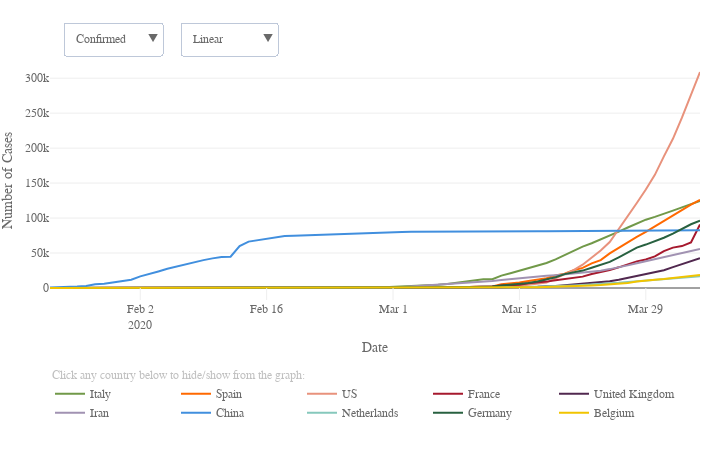

The notebook cell saved with this chart:
### Markdown cell above
## <span style="color:orange">Timelines</span>
<hr style="border: 1px solid #D3D3D3" >

### Code cell
# Plot timeline confirmed top ten countries

# Plot

data = []
for i, c in enumerate(top10_country):
    data.append(go.Scatter(x = df_merged[df_merged['Country/Region'] == c].dt,
                           y = df_merged[df_merged['Country/Region'] == c].confirmed,
                           name = c,
                           marker = dict(color = top10_col[i]),
                           hoverinfo = 'text+y',
                           hovertext = c,
                           hoverlabel = dict(bordercolor = top10_col[i], 
                                 bgcolor = 'white', 
                                 font = dict(color = top10_col[i])),
                          ))
    data.append(go.Scatter(x = df_merged[df_merged['Country/Region'] == c].dt,
                           y = df_merged[df_merged['Country/Region'] == c].deaths,
                           name = c,
                           marker = dict(color = top10_col[i]),
                           hoverinfo = 'text+y',
                           hovertext = c,
                           hoverlabel = dict(bordercolor = top10_col[i], 
                                 bgcolor = 'white', 
                                 font = dict(color = top10_col[i])),
                           showlegend = False,
                           visible = False
                          ))

conf_visible = [True, False, True, False, True, False, True, False, True, False, 
                True, False, True, False, True, False, True, False, True, False] 
death_visible = [False, True, False, True, False, True, False, True, False, True, 
                 False, True, False, True, False, True, False, True, False, True]

lay = go.Layout(width = width_px, 
                height = height_px, 
                xaxis = dict(title='Date',
                             ticks = 'inside',
                             ticklen = tick_lenght,
                             tickcolor = tick_col,
                             rangemode = 'nonnegative',
                             zeroline = False,
                             showgrid = False,
                            ),
                yaxis = dict(title='Number of Cases',
                             type = 'linear',
                            ),
                hovermode = 'closest',
                font = dict(size = label_size,
                            family = label_font,
                            color = label_col,
                           ),
                legend = dict(x = 0.0, 
                              y = -0.33,
                              orientation = 'h',
                             ),
                margin=dict(l = margin_l, r = margin_r, b = margin_b, t = margin_t, pad=0),
                annotations=[dict(x = 0.0,
                                  y = -0.35,
                                  showarrow = False,
                                  text = 'Click any country below to hide/show from the graph:',
                                  xref = 'paper',
                                  yref = 'paper',
                                  font=dict(
                                      family = label_font,
                                      size = label_size,
                                      color = 'silver',),
                                 ),
                            ],
                updatemenus=[dict(buttons=list([dict(args = ["yaxis.type", 'linear'],
                                                     label = 'Linear',
                                                     method = 'relayout'
                                                    ),
                                                dict(
                                                    args = ["yaxis.type", 'log'],
                                                    label = 'Logarithmic',
                                                    method = 'relayout'
                                                )
                                               ]),
                                  direction = "down",
                                  pad = {"r": 10, "t": 10},
                                  showactive = True,
                                  x = 0.2,
                                  xanchor = 'left',
                                  y = 1.2,
                                  yanchor = 'top'
                                 ),
                             dict(buttons=list([dict(args = [{'visible': conf_visible, 'showlegend' : True }],
                                                     label = 'Confirmed   ',
                                                     method = 'restyle'
                                                    ),
                                                dict(args = [{'visible': death_visible, 'showlegend' : True }],
                                                     label = 'Deaths',
                                                     method = 'restyle'
                                                    ),
                                               ]),
                                  direction = "down",
                                  pad = {"r": 10, "t": 10},
                                  showactive = True,
                                  x = 0.02,
                                  xanchor = 'left',
                                  y = 1.2,
                                  yanchor = 'top'
                                 ),
                            ]
               )


fig = dict(data=data, layout=lay)
plotly.offline.iplot(fig)

# Save JS
plot = plotly.offline.plot({'data':data,
                            'layout':lay},
                           include_plotlyjs = False,
                           output_type = 'div',
                           config = dict(showLink = False,
                                         modeBarButtonsToRemove = ['sendDataToCloud'],
                                         displaylogo = False,
                                         responsive = True)
                          )

path = '../visuals/timelines/'
out_file = open(path+'timeline_date.html', 'w')
out_file.write('<!DOCTYPE html><html><head><script src="https://cdn.plot.ly/plotly-latest.min.js"></script></head><body>')
out_file.write(plot)
out_file.write('</body><html>')
out_file.close()

### Figure 1 — Plotly figure (JSON) as saved in the notebook; plotly's stock layout.template omitted (floating-point values rounded to 4 significant figures)
{"data": [{"hoverinfo": "text+y", "hoverlabel": {"bgcolor": "white", "bordercolor": "#719949", "font": {"color": "#719949"}}, "hovertext": "Italy", "marker": {"color": "#719949"}, "name": "Italy", "type": "scatter", "uid": "de4941f4-76e4-11ea-a9de-8c8590b56c5d", "x": ["2020-01-23", "2020-01-24", "2020-01-25", "2020-01-26", "2020-01-27", "2020-01-28", "2020-01-29", "2020-01-30", "2020-01-31", "2020-02-01", "2020-02-02", "2020-02-03", "2020-02-04", "2020-02-05", "2020-02-06", "2020-02-07", "2020-02-08", "2020-02-09", "2020-02-10", "2020-02-11", "2020-02-12", "2020-02-13", "2020-02-14", "2020-02-15", "2020-02-16", "2020-02-17", "2020-02-18", "2020-02-19", "2020-02-20", "2020-02-21", "2020-02-22", "2020-02-23", "2020-02-24", "2020-02-25", "2020-02-26", "2020-02-27", "2020-02-28", "2020-02-29", "2020-03-01", "2020-03-02", "2020-03-03", "2020-03-04", "2020-03-05", "2020-03-06", "2020-03-07", "2020-03-08", "2020-03-09", "2020-03-10", "2020-03-11", "2020-03-12", "2020-03-13", "2020-03-14", "2020-03-15", "2020-03-16", "2020-03-17", "2020-03-18", "2020-03-19", "2020-03-20", "2020-03-21", "2020-03-22", "2020-03-23", "2020-03-24", "2020-03-25", "2020-03-26", "2020-03-27", "2020-03-28", "2020-03-29", "2020-03-30", "2020-03-31", "2020-04-01", "2020-04-02", "2020-04-03", "2020-04-04"], "y": [0, 0, 0, 0, 0, 0, 0, 0, 2, 2, 2, 2, 2, 2, 2, 3, 3, 3, 3, 3, 3, 3, 3, 3, 3, 3, 3, 3, 3, 20, 62, 155, 229, 322, 453, 655, 888, 1128, 1694, 2036, 2502, 3089, 3858, 4636, 5883, 7375, 9172, 10149, 12462, 12462, 17660, 21157, 24747, 27980, 31506, 35713, 41035, 47021, 53578, 59138, 63927, 69176, 74386, 80589, 86498, 92472, 97689, 101739, 105792, 110574, 115242, 119827, 124632]}, {"hoverinfo": "text+y", "hoverlabel": {"bgcolor": "white", "bordercolor": "#719949", "font": {"color": "#719949"}}, "hovertext": "Italy", "marker": {"color": "#719949"}, "name": "Italy", "showlegend": false, "type": "scatter", "uid": "de49447e-76e4-11ea-b8fa-8c8590b56c5d", "visible": false, "x": ["2020-01-23", "2020-01-24", "2020-01-25", "2020-01-26", "2020-01-27", "2020-01-28", "2020-01-29", "2020-01-30", "2020-01-31", "2020-02-01", "2020-02-02", "2020-02-03", "2020-02-04", "2020-02-05", "2020-02-06", "2020-02-07", "2020-02-08", "2020-02-09", "2020-02-10", "2020-02-11", "2020-02-12", "2020-02-13", "2020-02-14", "2020-02-15", "2020-02-16", "2020-02-17", "2020-02-18", "2020-02-19", "2020-02-20", "2020-02-21", "2020-02-22", "2020-02-23", "2020-02-24", "2020-02-25", "2020-02-26", "2020-02-27", "2020-02-28", "2020-02-29", "2020-03-01", "2020-03-02", "2020-03-03", "2020-03-04", "2020-03-05", "2020-03-06", "2020-03-07", "2020-03-08", "2020-03-09", "2020-03-10", "2020-03-11", "2020-03-12", "2020-03-13", "2020-03-14", "2020-03-15", "2020-03-16", "2020-03-17", "2020-03-18", "2020-03-19", "2020-03-20", "2020-03-21", "2020-03-22", "2020-03-23", "2020-03-24", "2020-03-25", "2020-03-26", "2020-03-27", "2020-03-28", "2020-03-29", "2020-03-30", "2020-03-31", "2020-04-01", "2020-04-02", "2020-04-03", "2020-04-04"], "y": [0, 0, 0, 0, 0, 0, 0, 0, 0, 0, 0, 0, 0, 0, 0, 0, 0, 0, 0, 0, 0, 0, 0, 0, 0, 0, 0, 0, 0, 1, 2, 3, 7, 10, 12, 17, 21, 29, 34, 52, 79, 107, 148, 197, 233, 366, 463, 631, 827, 827, 1266, 1441, 1809, 2158, 2503, 2978, 3405, 4032, 4825, 5476, 6077, 6820, 7503, 8215, 9134, 10023, 10779, 11591, 12428, 13155, 13915, 14681, 15362]}, {"hoverinfo": "text+y", "hoverlabel": {"bgcolor": "white", "bordercolor": "#FF6900", "font": {"color": "#FF6900"}}, "hovertext": "Spain", "marker": {"color": "#FF6900"}, "name": "Spain", "type": "scatter", "uid": "de494622-76e4-11ea-a6d8-8c8590b56c5d", "x": ["2020-01-23", "2020-01-24", "2020-01-25", "2020-01-26", "2020-01-27", "2020-01-28", "2020-01-29", "2020-01-30", "2020-01-31", "2020-02-01", "2020-02-02", "2020-02-03", "2020-02-04", "2020-02-05", "2020-02-06", "2020-02-07", "2020-02-08", "2020-02-09", "2020-02-10", "2020-02-11", "2020-02-12", "2020-02-13", "2020-02-14", "2020-02-15", "2020-02-16", "2020-02-17", "2020-02-18", "2020-02-19", "2020-02-20", "2020-02-21", "2020-02-22", "2020-02-23", "2020-02-24", "2020-02-25", "2020-02-26", "2020-02-27", "2020-02-28", "2020-02-29", "2020-03-01", "2020-03-02", "2020-03-03", "2020-03-04", "2020-03-05", "2020-03-06", "2020-03-07", "2020-03-08", "2020-03-09", "2020-03-10", "2020-03-11", "2020-03-12", "2020-03-13", "2020-03-14", "2020-03-15", "2020-03-16", "2020-03-17", "2020-03-18", "2020-03-19", "2020-03-20", "2020-03-21", "2020-03-22", "2020-03-23", "2020-03-24", "2020-03-25", "2020-03-26", "2020-03-27", "2020-03-28", "2020-03-29", "2020-03-30", "2020-03-31", "2020-04-01", "2020-04-02", "2020-04-03", "2020-04-04"], "y": [0, 0, 0, 0, 0, 0, 0, 0, 0, 1, 1, 1, 1, 1, 1, 1, 1, 2, 2, 2, 2, 2, 2, 2, 2, 2, 2, 2, 2, 2, 2, 2, 2, 6, 13, 15, 32, 45, 84, 120, 165, 222, 259, 400, 500, 673, 1073, 1695, 2277, 2277, 5232, 6391, 7798, 9942, 11748, 13910, 17963, 20410, 25374, 28768, 35136, 39885, 49515, 57786, 65719, 73235, 80110, 87956, 95923, 104118, 112065, 119199, 126168]}, {"hoverinfo": "text+y", "hoverlabel": {"bgcolor": "white", "bordercolor": "#FF6900", "font": {"color": "#FF6900"}}, "hovertext": "Spain", "marker": {"color": "#FF6900"}, "name": "Spain", "showlegend": false, "type": "scatter", "uid": "de4947c6-76e4-11ea-99b5-8c8590b56c5d", "visible": false, "x": ["2020-01-23", "2020-01-24", "2020-01-25", "2020-01-26", "2020-01-27", "2020-01-28", "2020-01-29", "2020-01-30", "2020-01-31", "2020-02-01", "2020-02-02", "2020-02-03", "2020-02-04", "2020-02-05", "2020-02-06", "2020-02-07", "2020-02-08", "2020-02-09", "2020-02-10", "2020-02-11", "2020-02-12", "2020-02-13", "2020-02-14", "2020-02-15", "2020-02-16", "2020-02-17", "2020-02-18", "2020-02-19", "2020-02-20", "2020-02-21", "2020-02-22", "2020-02-23", "2020-02-24", "2020-02-25", "2020-02-26", "2020-02-27", "2020-02-28", "2020-02-29", "2020-03-01", "2020-03-02", "2020-03-03", "2020-03-04", "2020-03-05", "2020-03-06", "2020-03-07", "2020-03-08", "2020-03-09", "2020-03-10", "2020-03-11", "2020-03-12", "2020-03-13", "2020-03-14", "2020-03-15", "2020-03-16", "2020-03-17", "2020-03-18", "2020-03-19", "2020-03-20", "2020-03-21", "2020-03-22", "2020-03-23", "2020-03-24", "2020-03-25", "2020-03-26", "2020-03-27", "2020-03-28", "2020-03-29", "2020-03-30", "2020-03-31", "2020-04-01", "2020-04-02", "2020-04-03", "2020-04-04"], "y": [0, 0, 0, 0, 0, 0, 0, 0, 0, 0, 0, 0, 0, 0, 0, 0, 0, 0, 0, 0, 0, 0, 0, 0, 0, 0, 0, 0, 0, 0, 0, 0, 0, 0, 0, 0, 0, 0, 0, 0, 1, 2, 3, 5, 10, 17, 28, 35, 54, 55, 133, 195, 289, 342, 533, 623, 830, 1043, 1375, 1772, 2311, 2808, 3647, 4365, 5138, 5982, 6803, 7716, 8464, 9387, 10348, 11198, 11947]}, {"hoverinfo": "text+y", "hoverlabel": {"bgcolor": "white", "bordercolor": "#E8927C", "font": {"color": "#E8927C"}}, "hovertext": "US", "marker": {"color": "#E8927C"}, "name": "US", "type": "scatter", "uid": "de4948f0-76e4-11ea-99c2-8c8590b56c5d", "x": ["2020-01-23", "2020-01-24", "2020-01-25", "2020-01-26", "2020-01-27", "2020-01-28", "2020-01-29", "2020-01-30", "2020-01-31", "2020-02-01", "2020-02-02", "2020-02-03", "2020-02-04", "2020-02-05", "2020-02-06", "2020-02-07", "2020-02-08", "2020-02-09", "2020-02-10", "2020-02-11", "2020-02-12", "2020-02-13", "2020-02-14", "2020-02-15", "2020-02-16", "2020-02-17", "2020-02-18", "2020-02-19", "2020-02-20", "2020-02-21", "2020-02-22", "2020-02-23", "2020-02-24", "2020-02-25", "2020-02-26", "2020-02-27", "2020-02-28", "2020-02-29", "2020-03-01", "2020-03-02", "2020-03-03", "2020-03-04", "2020-03-05", "2020-03-06", "2020-03-07", "2020-03-08", "2020-03-09", "2020-03-10", "2020-03-11", "2020-03-12", "2020-03-13", "2020-03-14", "2020-03-15", "2020-03-16", "2020-03-17", "2020-03-18", "2020-03-19", "2020-03-20", "2020-03-21", "2020-03-22", "2020-03-23", "2020-03-24", "2020-03-25", "2020-03-26", "2020-03-27", "2020-03-28", "2020-03-29", "2020-03-30", "2020-03-31", "2020-04-01", "2020-04-02", "2020-04-03", "2020-04-04"], "y": [1, 2, 2, 5, 5, 5, 5, 5, 7, 8, 8, 11, 11, 11, 11, 11, 11, 11, 11, 12, 12, 13, 13, 13, 13, 13, 13, 13, 13, 15, 15, 15, 51, 51, 57, 58, 60, 68, 74, 98, 118, 149, 217, 262, 402, 518, 583, 959, 1281, 1663, 2179, 2727, 3499, 4632, 6421, 7783, 13677, 19100, 25489, 33276, 43847, 53740, 65778, 83836, 101657, 121478, 140886, 161807, 188172, 213372, 243453, 275586, 308850]}, {"hoverinfo": "text+y", "hoverlabel": {"bgcolor": "white", "bordercolor": "#E8927C", "font": {"color": "#E8927C"}}, "hovertext": "US", "marker": {"color": "#E8927C"}, "name": "US", "showlegend": false, "type": "scatter", "uid": "de4949e2-76e4-11ea-b154-8c8590b56c5d", "visible": false, "x": ["2020-01-23", "2020-01-24", "2020-01-25", "2020-01-26", "2020-01-27", "2020-01-28", "2020-01-29", "2020-01-30", "2020-01-31", "2020-02-01", "2020-02-02", "2020-02-03", "2020-02-04", "2020-02-05", "2020-02-06", "2020-02-07", "2020-02-08", "2020-02-09", "2020-02-10", "2020-02-11", "2020-02-12", "2020-02-13", "2020-02-14", "2020-02-15", "2020-02-16", "2020-02-17", "2020-02-18", "2020-02-19", "2020-02-20", "2020-02-21", "2020-02-22", "2020-02-23", "2020-02-24", "2020-02-25", "2020-02-26", "2020-02-27", "2020-02-28", "2020-02-29", "2020-03-01", "2020-03-02", "2020-03-03", "2020-03-04", "2020-03-05", "2020-03-06", "2020-03-07", "2020-03-08", "2020-03-09", "2020-03-10", "2020-03-11", "2020-03-12", "2020-03-13", "2020-03-14", "2020-03-15", "2020-03-16", "2020-03-17", "2020-03-18", "2020-03-19", "2020-03-20", "2020-03-21", "2020-03-22", "2020-03-23", "2020-03-24", "2020-03-25", "2020-03-26", "2020-03-27", "2020-03-28", "2020-03-29", "2020-03-30", "2020-03-31", "2020-04-01", "2020-04-02", "2020-04-03", "2020-04-04"], "y": [0, 0, 0, 0, 0, 0, 0, 0, 0, 0, 0, 0, 0, 0, 0, 0, 0, 0, 0, 0, 0, 0, 0, 0, 0, 0, 0, 0, 0, 0, 0, 0, 0, 0, 0, 0, 0, 1, 1, 6, 7, 11, 12, 14, 17, 21, 22, 28, 36, 40, 47, 54, 63, 85, 108, 118, 200, 244, 307, 417, 557, 706, 942, 1209, 1581, 2026, 2467, 2978, 3873, 4757, 5926, 7087, 8407]}, {"hoverinfo": "text+y", "hoverlabel": {"bgcolor": "white", "bordercolor": "#A6192E", "font": {"color": "#A6192E"}}, "hovertext": "France", "marker": {"color": "#A6192E"}, "name": "France", "type": "scatter", "uid": "de494ad2-76e4-11ea-8a5c-8c8590b56c5d", "x": ["2020-01-23", "2020-01-24", "2020-01-25", "2020-01-26", "2020-01-27", "2020-01-28", "2020-01-29", "2020-01-30", "2020-01-31", "2020-02-01", "2020-02-02", "2020-02-03", "2020-02-04", "2020-02-05", "2020-02-06", "2020-02-07", "2020-02-08", "2020-02-09", "2020-02-10", "2020-02-11", "2020-02-12", "2020-02-13", "2020-02-14", "2020-02-15", "2020-02-16", "2020-02-17", "2020-02-18", "2020-02-19", "2020-02-20", "2020-02-21", "2020-02-22", "2020-02-23", "2020-02-24", "2020-02-25", "2020-02-26", "2020-02-27", "2020-02-28", "2020-02-29", "2020-03-01", "2020-03-02", "2020-03-03", "2020-03-04", "2020-03-05", "2020-03-06", "2020-03-07", "2020-03-08", "2020-03-09", "2020-03-10", "2020-03-11", "2020-03-12", "2020-03-13", "2020-03-14", "2020-03-15", "2020-03-16", "2020-03-17", "2020-03-18", "2020-03-19", "2020-03-20", "2020-03-21", "2020-03-22", "2020-03-23", "2020-03-24", "2020-03-25", "2020-03-26", "2020-03-27", "2020-03-28", "2020-03-29", "2020-03-30", "2020-03-31", "2020-04-01", "2020-04-02", "2020-04-03", "2020-04-04"], "y": [0, 2, 3, 3, 3, 4, 5, 5, 5, 6, 6, 6, 6, 6, 6, 6, 11, 11, 11, 11, 11, 11, 11, 12, 12, 12, 12, 12, 12, 12, 12, 12, 12, 14, 18, 38, 57, 100, 130, 191, 204, 288, 380, 656, 959, 1136, 1219, 1794, 2293, 2293, 3681, 4496, 4532, 6683, 7715, 9124, 10970, 12758, 14463, 16243, 20123, 22622, 25600, 29551, 33402, 38105, 40708, 45170, 52827, 57749, 59929, 65202, 90848]}, {"hoverinfo": "text+y", "hoverlabel": {"bgcolor": "white", "bordercolor": "#A6192E", "font": {"color": "#A6192E"}}, "hovertext": "France", "marker": {"color": "#A6192E"}, "name": "France", "showlegend": false, "type": "scatter", "uid": "de494bc2-76e4-11ea-b428-8c8590b56c5d", "visible": false, "x": ["2020-01-23", "2020-01-24", "2020-01-25", "2020-01-26", "2020-01-27", "2020-01-28", "2020-01-29", "2020-01-30", "2020-01-31", "2020-02-01", "2020-02-02", "2020-02-03", "2020-02-04", "2020-02-05", "2020-02-06", "2020-02-07", "2020-02-08", "2020-02-09", "2020-02-10", "2020-02-11", "2020-02-12", "2020-02-13", "2020-02-14", "2020-02-15", "2020-02-16", "2020-02-17", "2020-02-18", "2020-02-19", "2020-02-20", "2020-02-21", "2020-02-22", "2020-02-23", "2020-02-24", "2020-02-25", "2020-02-26", "2020-02-27", "2020-02-28", "2020-02-29", "2020-03-01", "2020-03-02", "2020-03-03", "2020-03-04", "2020-03-05", "2020-03-06", "2020-03-07", "2020-03-08", "2020-03-09", "2020-03-10", "2020-03-11", "2020-03-12", "2020-03-13", "2020-03-14", "2020-03-15", "2020-03-16", "2020-03-17", "2020-03-18", "2020-03-19", "2020-03-20", "2020-03-21", "2020-03-22", "2020-03-23", "2020-03-24", "2020-03-25", "2020-03-26", "2020-03-27", "2020-03-28", "2020-03-29", "2020-03-30", "2020-03-31", "2020-04-01", "2020-04-02", "2020-04-03", "2020-04-04"], "y": [0, 0, 0, 0, 0, 0, 0, 0, 0, 0, 0, 0, 0, 0, 0, 0, 0, 0, 0, 0, 0, 0, 0, 1, 1, 1, 1, 1, 1, 1, 1, 1, 1, 1, 2, 2, 2, 2, 2, 3, 4, 4, 6, 9, 11, 19, 19, 33, 48, 48, 79, 91, 91, 149, 149, 149, 244, 451, 563, 676, 862, 1102, 1333, 1698, 1997, 2317, 2611, 3030, 3532, 4043, 5398, 6520, 7574]}, {"hoverinfo": "text+y", "hoverlabel": {"bgcolor": "white", "bordercolor": "#51284F", "font": {"color": "#51284F"}}, "hovertext": "United Kingdom", "marker": {"color": "#51284F"}, "name": "United Kingdom", "type": "scatter", "uid": "de494ca8-76e4-11ea-92ea-8c8590b56c5d", "x": ["2020-01-23", "2020-01-24", "2020-01-25", "2020-01-26", "2020-01-27", "2020-01-28", "2020-01-29", "2020-01-30", "2020-01-31", "2020-02-01", "2020-02-02", "2020-02-03", "2020-02-04", "2020-02-05", "2020-02-06", "2020-02-07", "2020-02-08", "2020-02-09", "2020-02-10", "2020-02-11", "2020-02-12", "2020-02-13", "2020-02-14", "2020-02-15", "2020-02-16", "2020-02-17", "2020-02-18", "2020-02-19", "2020-02-20", "2020-02-21", "2020-02-22", "2020-02-23", "2020-02-24", "2020-02-25", "2020-02-26", "2020-02-27", "2020-02-28", "2020-02-29", "2020-03-01", "2020-03-02", "2020-03-03", "2020-03-04", "2020-03-05", "2020-03-06", "2020-03-07", "2020-03-08", "2020-03-09", "2020-03-10", "2020-03-11", "2020-03-12", "2020-03-13", "2020-03-14", "2020-03-15", "2020-03-16", "2020-03-17", "2020-03-18", "2020-03-19", "2020-03-20", "2020-03-21", "2020-03-22", "2020-03-23", "2020-03-24", "2020-03-25", "2020-03-26", "2020-03-27", "2020-03-28", "2020-03-29", "2020-03-30", "2020-03-31", "2020-04-01", "2020-04-02", "2020-04-03", "2020-04-04"], "y": [0, 0, 0, 0, 0, 0, 0, 0, 2, 2, 2, 2, 2, 2, 2, 3, 3, 3, 8, 8, 9, 9, 9, 9, 9, 9, 9, 9, 9, 9, 9, 9, 13, 13, 13, 15, 20, 23, 36, 40, 51, 86, 116, 164, 207, 274, 322, 384, 459, 459, 802, 1144, 1145, 1551, 1960, 2642, 2716, 4014, 5067, 5745, 6726, 8164, 9640, 11812, 14745, 17312, 19780, 22453, 25481, 29865, 34173, 38689, 42477]}, {"hoverinfo": "text+y", "hoverlabel": {"bgcolor": "white", "bordercolor": "#51284F", "font": {"color": "#51284F"}}, "hovertext": "United Kingdom", "marker": {"color": "#51284F"}, "name": "United Kingdom", "showlegend": false, "type": "scatter", "uid": "de494d98-76e4-11ea-bfe4-8c8590b56c5d", "visible": false, "x": ["2020-01-23", "2020-01-24", "2020-01-25", "2020-01-26", "2020-01-27", "2020-01-28", "2020-01-29", "2020-01-30", "2020-01-31", "2020-02-01", "2020-02-02", "2020-02-03", "2020-02-04", "2020-02-05", "2020-02-06", "2020-02-07", "2020-02-08", "2020-02-09", "2020-02-10", "2020-02-11", "2020-02-12", "2020-02-13", "2020-02-14", "2020-02-15", "2020-02-16", "2020-02-17", "2020-02-18", "2020-02-19", "2020-02-20", "2020-02-21", "2020-02-22", "2020-02-23", "2020-02-24", "2020-02-25", "2020-02-26", "2020-02-27", "2020-02-28", "2020-02-29", "2020-03-01", "2020-03-02", "2020-03-03", "2020-03-04", "2020-03-05", "2020-03-06", "2020-03-07", "2020-03-08", "2020-03-09", "2020-03-10", "2020-03-11", "2020-03-12", "2020-03-13", "2020-03-14", "2020-03-15", "2020-03-16", "2020-03-17", "2020-03-18", "2020-03-19", "2020-03-20", "2020-03-21", "2020-03-22", "2020-03-23", "2020-03-24", "2020-03-25", "2020-03-26", "2020-03-27", "2020-03-28", "2020-03-29", "2020-03-30", "2020-03-31", "2020-04-01", "2020-04-02", "2020-04-03", "2020-04-04"], "y": [0, 0, 0, 0, 0, 0, 0, 0, 0, 0, 0, 0, 0, 0, 0, 0, 0, 0, 0, 0, 0, 0, 0, 0, 0, 0, 0, 0, 0, 0, 0, 0, 0, 0, 0, 0, 0, 0, 0, 0, 0, 0, 1, 2, 2, 3, 4, 6, 8, 8, 8, 21, 21, 56, 56, 72, 138, 178, 234, 282, 336, 423, 466, 580, 761, 1021, 1231, 1411, 1793, 2357, 2926, 3611, 4320]}, {"hoverinfo": "text+y", "hoverlabel": {"bgcolor": "white", "bordercolor": "#A192B2", "font": {"color": "#A192B2"}}, "hovertext": "Iran", "marker": {"color": "#A192B2"}, "name": "Iran", "type": "scatter", "uid": "de494e7e-76e4-11ea-9fe5-8c8590b56c5d", "x": ["2020-01-23", "2020-01-24", "2020-01-25", "2020-01-26", "2020-01-27", "2020-01-28", "2020-01-29", "2020-01-30", "2020-01-31", "2020-02-01", "2020-02-02", "2020-02-03", "2020-02-04", "2020-02-05", "2020-02-06", "2020-02-07", "2020-02-08", "2020-02-09", "2020-02-10", "2020-02-11", "2020-02-12", "2020-02-13", "2020-02-14", "2020-02-15", "2020-02-16", "2020-02-17", "2020-02-18", "2020-02-19", "2020-02-20", "2020-02-21", "2020-02-22", "2020-02-23", "2020-02-24", "2020-02-25", "2020-02-26", "2020-02-27", "2020-02-28", "2020-02-29", "2020-03-01", "2020-03-02", "2020-03-03", "2020-03-04", "2020-03-05", "2020-03-06", "2020-03-07", "2020-03-08", "2020-03-09", "2020-03-10", "2020-03-11", "2020-03-12", "2020-03-13", "2020-03-14", "2020-03-15", "2020-03-16", "2020-03-17", "2020-03-18", "2020-03-19", "2020-03-20", "2020-03-21", "2020-03-22", "2020-03-23", "2020-03-24", "2020-03-25", "2020-03-26", "2020-03-27", "2020-03-28", "2020-03-29", "2020-03-30", "2020-03-31", "2020-04-01", "2020-04-02", "2020-04-03", "2020-04-04"], "y": [0, 0, 0, 0, 0, 0, 0, 0, 0, 0, 0, 0, 0, 0, 0, 0, 0, 0, 0, 0, 0, 0, 0, 0, 0, 0, 0, 2, 5, 18, 28, 43, 61, 95, 139, 245, 388, 593, 978, 1501, 2336, 2922, 3513, 4747, 5823, 6566, 7161, 8042, 9000, 10075, 11364, 12729, 13938, 14991, 16169, 17361, 18407, 19644, 20610, 21638, 23049, 24811, 27017, 29406, 32332, 35408, 38309, 41495, 44605, 47593, 50468, 53183, 55743]}, {"hoverinfo": "text+y", "hoverlabel": {"bgcolor": "white", "bordercolor": "#A192B2", "font": {"color": "#A192B2"}}, "hovertext": "Iran", "marker": {"color": "#A192B2"}, "name": "Iran", "showlegend": false, "type": "scatter", "uid": "de494f6e-76e4-11ea-884b-8c8590b56c5d", "visible": false, "x": ["2020-01-23", "2020-01-24", "2020-01-25", "2020-01-26", "2020-01-27", "2020-01-28", "2020-01-29", "2020-01-30", "2020-01-31", "2020-02-01", "2020-02-02", "2020-02-03", "2020-02-04", "2020-02-05", "2020-02-06", "2020-02-07", "2020-02-08", "2020-02-09", "2020-02-10", "2020-02-11", "2020-02-12", "2020-02-13", "2020-02-14", "2020-02-15", "2020-02-16", "2020-02-17", "2020-02-18", "2020-02-19", "2020-02-20", "2020-02-21", "2020-02-22", "2020-02-23", "2020-02-24", "2020-02-25", "2020-02-26", "2020-02-27", "2020-02-28", "2020-02-29", "2020-03-01", "2020-03-02", "2020-03-03", "2020-03-04", "2020-03-05", "2020-03-06", "2020-03-07", "2020-03-08", "2020-03-09", "2020-03-10", "2020-03-11", "2020-03-12", "2020-03-13", "2020-03-14", "2020-03-15", "2020-03-16", "2020-03-17", "2020-03-18", "2020-03-19", "2020-03-20", "2020-03-21", "2020-03-22", "2020-03-23", "2020-03-24", "2020-03-25", "2020-03-26", "2020-03-27", "2020-03-28", "2020-03-29", "2020-03-30", "2020-03-31", "2020-04-01", "2020-04-02", "2020-04-03", "2020-04-04"], "y": [0, 0, 0, 0, 0, 0, 0, 0, 0, 0, 0, 0, 0, 0, 0, 0, 0, 0, 0, 0, 0, 0, 0, 0, 0, 0, 0, 2, 2, 4, 5, 8, 12, 16, 19, 26, 34, 43, 54, 66, 77, 92, 107, 124, 145, 194, 237, 291, 354, 429, 514, 611, 724, 853, 988, 1135, 1284, 1433, 1556, 1685, 1812, 1934, 2077, 2234, 2378, 2517, 2640, 2757, 2898, 3036, 3160, 3294, 3452]}, {"hoverinfo": "text+y", "hoverlabel": {"bgcolor": "white", "bordercolor": "#418FDE", "font": {"color": "#418FDE"}}, "hovertext": "China", "marker": {"color": "#418FDE"}, "name": "China", "type": "scatter", "uid": "de495180-76e4-11ea-8657-8c8590b56c5d", "x": ["2020-01-23", "2020-01-24", "2020-01-25", "2020-01-26", "2020-01-27", "2020-01-28", "2020-01-29", "2020-01-30", "2020-01-31", "2020-02-01", "2020-02-02", "2020-02-03", "2020-02-04", "2020-02-05", "2020-02-06", "2020-02-07", "2020-02-08", "2020-02-09", "2020-02-10", "2020-02-11", "2020-02-12", "2020-02-13", "2020-02-14", "2020-02-15", "2020-02-16", "2020-02-17", "2020-02-18", "2020-02-19", "2020-02-20", "2020-02-21", "2020-02-22", "2020-02-23", "2020-02-24", "2020-02-25", "2020-02-26", "2020-02-27", "2020-02-28", "2020-02-29", "2020-03-01", "2020-03-02", "2020-03-03", "2020-03-04", "2020-03-05", "2020-03-06", "2020-03-07", "2020-03-08", "2020-03-09", "2020-03-10", "2020-03-11", "2020-03-12", "2020-03-13", "2020-03-14", "2020-03-15", "2020-03-16", "2020-03-17", "2020-03-18", "2020-03-19", "2020-03-20", "2020-03-21", "2020-03-22", "2020-03-23", "2020-03-24", "2020-03-25", "2020-03-26", "2020-03-27", "2020-03-28", "2020-03-29", "2020-03-30", "2020-03-31", "2020-04-01", "2020-04-02", "2020-04-03", "2020-04-04"], "y": [643, 920, 1406, 2075, 2877, 5509, 6087, 8141, 9802, 11891, 16630, 19716, 23707, 27440, 30587, 34110, 36814, 39829, 42354, 44386, 44759, 59895, 66358, 68413, 70513, 72434, 74211, 74619, 75077, 75550, 77001, 77022, 77241, 77754, 78166, 78600, 78928, 79356, 79932, 80136, 80261, 80386, 80537, 80690, 80770, 80823, 80860, 80887, 80921, 80932, 80945, 80977, 81003, 81033, 81058, 81102, 81156, 81250, 81305, 81435, 81498, 81591, 81661, 81782, 81897, 81999, 82122, 82198, 82279, 82361, 82432, 82511, 82543]}, {"hoverinfo": "text+y", "hoverlabel": {"bgcolor": "white", "bordercolor": "#418FDE", "font": {"color": "#418FDE"}}, "hovertext": "China", "marker": {"color": "#418FDE"}, "name": "China", "showlegend": false, "type": "scatter", "uid": "de4952d4-76e4-11ea-86df-8c8590b56c5d", "visible": false, "x": ["2020-01-23", "2020-01-24", "2020-01-25", "2020-01-26", "2020-01-27", "2020-01-28", "2020-01-29", "2020-01-30", "2020-01-31", "2020-02-01", "2020-02-02", "2020-02-03", "2020-02-04", "2020-02-05", "2020-02-06", "2020-02-07", "2020-02-08", "2020-02-09", "2020-02-10", "2020-02-11", "2020-02-12", "2020-02-13", "2020-02-14", "2020-02-15", "2020-02-16", "2020-02-17", "2020-02-18", "2020-02-19", "2020-02-20", "2020-02-21", "2020-02-22", "2020-02-23", "2020-02-24", "2020-02-25", "2020-02-26", "2020-02-27", "2020-02-28", "2020-02-29", "2020-03-01", "2020-03-02", "2020-03-03", "2020-03-04", "2020-03-05", "2020-03-06", "2020-03-07", "2020-03-08", "2020-03-09", "2020-03-10", "2020-03-11", "2020-03-12", "2020-03-13", "2020-03-14", "2020-03-15", "2020-03-16", "2020-03-17", "2020-03-18", "2020-03-19", "2020-03-20", "2020-03-21", "2020-03-22", "2020-03-23", "2020-03-24", "2020-03-25", "2020-03-26", "2020-03-27", "2020-03-28", "2020-03-29", "2020-03-30", "2020-03-31", "2020-04-01", "2020-04-02", "2020-04-03", "2020-04-04"], "y": [18, 26, 42, 56, 82, 131, 133, 171, 213, 259, 361, 425, 491, 563, 633, 718, 805, 905, 1012, 1112, 1117, 1369, 1521, 1663, 1766, 1864, 2003, 2116, 2238, 2238, 2443, 2445, 2595, 2665, 2717, 2746, 2790, 2837, 2872, 2914, 2947, 2983, 3015, 3044, 3072, 3100, 3123, 3139, 3161, 3172, 3180, 3193, 3203, 3217, 3230, 3241, 3249, 3253, 3259, 3274, 3274, 3281, 3285, 3291, 3296, 3299, 3304, 3308, 3309, 3316, 3322, 3326, 3330]}, {"hoverinfo": "text+y", "hoverlabel": {"bgcolor": "white", "bordercolor": "#86C8BC", "font": {"color": "#86C8BC"}}, "hovertext": "Netherlands", "marker": {"color": "#86C8BC"}, "name": "Netherlands", "type": "scatter", "uid": "de4953c6-76e4-11ea-ad78-8c8590b56c5d", "x": ["2020-01-23", "2020-01-24", "2020-01-25", "2020-01-26", "2020-01-27", "2020-01-28", "2020-01-29", "2020-01-30", "2020-01-31", "2020-02-01", "2020-02-02", "2020-02-03", "2020-02-04", "2020-02-05", "2020-02-06", "2020-02-07", "2020-02-08", "2020-02-09", "2020-02-10", "2020-02-11", "2020-02-12", "2020-02-13", "2020-02-14", "2020-02-15", "2020-02-16", "2020-02-17", "2020-02-18", "2020-02-19", "2020-02-20", "2020-02-21", "2020-02-22", "2020-02-23", "2020-02-24", "2020-02-25", "2020-02-26", "2020-02-27", "2020-02-28", "2020-02-29", "2020-03-01", "2020-03-02", "2020-03-03", "2020-03-04", "2020-03-05", "2020-03-06", "2020-03-07", "2020-03-08", "2020-03-09", "2020-03-10", "2020-03-11", "2020-03-12", "2020-03-13", "2020-03-14", "2020-03-15", "2020-03-16", "2020-03-17", "2020-03-18", "2020-03-19", "2020-03-20", "2020-03-21", "2020-03-22", "2020-03-23", "2020-03-24", "2020-03-25", "2020-03-26", "2020-03-27", "2020-03-28", "2020-03-29", "2020-03-30", "2020-03-31", "2020-04-01", "2020-04-02", "2020-04-03", "2020-04-04"], "y": [0, 0, 0, 0, 0, 0, 0, 0, 0, 0, 0, 0, 0, 0, 0, 0, 0, 0, 0, 0, 0, 0, 0, 0, 0, 0, 0, 0, 0, 0, 0, 0, 0, 0, 0, 1, 1, 6, 10, 18, 24, 38, 82, 128, 188, 265, 321, 382, 503, 503, 806, 962, 1138, 1416, 1711, 2058, 2467, 3003, 3640, 4217, 4764, 5580, 6438, 7468, 8647, 9819, 10930, 11817, 12667, 13696, 14788, 15821, 16727]}, {"hoverinfo": "text+y", "hoverlabel": {"bgcolor": "white", "bordercolor": "#86C8BC", "font": {"color": "#86C8BC"}}, "hovertext": "Netherlands", "marker": {"color": "#86C8BC"}, "name": "Netherlands", "showlegend": false, "type": "scatter", "uid": "de4954b6-76e4-11ea-8b13-8c8590b56c5d", "visible": false, "x": ["2020-01-23", "2020-01-24", "2020-01-25", "2020-01-26", "2020-01-27", "2020-01-28", "2020-01-29", "2020-01-30", "2020-01-31", "2020-02-01", "2020-02-02", "2020-02-03", "2020-02-04", "2020-02-05", "2020-02-06", "2020-02-07", "2020-02-08", "2020-02-09", "2020-02-10", "2020-02-11", "2020-02-12", "2020-02-13", "2020-02-14", "2020-02-15", "2020-02-16", "2020-02-17", "2020-02-18", "2020-02-19", "2020-02-20", "2020-02-21", "2020-02-22", "2020-02-23", "2020-02-24", "2020-02-25", "2020-02-26", "2020-02-27", "2020-02-28", "2020-02-29", "2020-03-01", "2020-03-02", "2020-03-03", "2020-03-04", "2020-03-05", "2020-03-06", "2020-03-07", "2020-03-08", "2020-03-09", "2020-03-10", "2020-03-11", "2020-03-12", "2020-03-13", "2020-03-14", "2020-03-15", "2020-03-16", "2020-03-17", "2020-03-18", "2020-03-19", "2020-03-20", "2020-03-21", "2020-03-22", "2020-03-23", "2020-03-24", "2020-03-25", "2020-03-26", "2020-03-27", "2020-03-28", "2020-03-29", "2020-03-30", "2020-03-31", "2020-04-01", "2020-04-02", "2020-04-03", "2020-04-04"], "y": [0, 0, 0, 0, 0, 0, 0, 0, 0, 0, 0, 0, 0, 0, 0, 0, 0, 0, 0, 0, 0, 0, 0, 0, 0, 0, 0, 0, 0, 0, 0, 0, 0, 0, 0, 0, 0, 0, 0, 0, 0, 0, 0, 1, 1, 3, 3, 4, 5, 5, 10, 12, 20, 24, 43, 58, 77, 107, 137, 180, 214, 277, 357, 435, 547, 640, 772, 865, 1040, 1175, 1341, 1490, 1656]}, {"hoverinfo": "text+y", "hoverlabel": {"bgcolor": "white", "bordercolor": "#286140", "font": {"color": "#286140"}}, "hovertext": "Germany", "marker": {"color": "#286140"}, "name": "Germany", "type": "scatter", "uid": "de4955a4-76e4-11ea-876b-8c8590b56c5d", "x": ["2020-01-23", "2020-01-24", "2020-01-25", "2020-01-26", "2020-01-27", "2020-01-28", "2020-01-29", "2020-01-30", "2020-01-31", "2020-02-01", "2020-02-02", "2020-02-03", "2020-02-04", "2020-02-05", "2020-02-06", "2020-02-07", "2020-02-08", "2020-02-09", "2020-02-10", "2020-02-11", "2020-02-12", "2020-02-13", "2020-02-14", "2020-02-15", "2020-02-16", "2020-02-17", "2020-02-18", "2020-02-19", "2020-02-20", "2020-02-21", "2020-02-22", "2020-02-23", "2020-02-24", "2020-02-25", "2020-02-26", "2020-02-27", "2020-02-28", "2020-02-29", "2020-03-01", "2020-03-02", "2020-03-03", "2020-03-04", "2020-03-05", "2020-03-06", "2020-03-07", "2020-03-08", "2020-03-09", "2020-03-10", "2020-03-11", "2020-03-12", "2020-03-13", "2020-03-14", "2020-03-15", "2020-03-16", "2020-03-17", "2020-03-18", "2020-03-19", "2020-03-20", "2020-03-21", "2020-03-22", "2020-03-23", "2020-03-24", "2020-03-25", "2020-03-26", "2020-03-27", "2020-03-28", "2020-03-29", "2020-03-30", "2020-03-31", "2020-04-01", "2020-04-02", "2020-04-03", "2020-04-04"], "y": [0, 0, 0, 0, 1, 4, 4, 4, 5, 8, 10, 12, 12, 12, 12, 13, 13, 14, 14, 16, 16, 16, 16, 16, 16, 16, 16, 16, 16, 16, 16, 16, 16, 17, 27, 46, 48, 79, 130, 159, 196, 262, 482, 670, 799, 1040, 1176, 1457, 1908, 2078, 3675, 4585, 5795, 7272, 9257, 12327, 15320, 19848, 22213, 24873, 29056, 32986, 37323, 43938, 50871, 57695, 62095, 66885, 71808, 77872, 84794, 91159, 96092]}, {"hoverinfo": "text+y", "hoverlabel": {"bgcolor": "white", "bordercolor": "#286140", "font": {"color": "#286140"}}, "hovertext": "Germany", "marker": {"color": "#286140"}, "name": "Germany", "showlegend": false, "type": "scatter", "uid": "de4956a6-76e4-11ea-a6d2-8c8590b56c5d", "visible": false, "x": ["2020-01-23", "2020-01-24", "2020-01-25", "2020-01-26", "2020-01-27", "2020-01-28", "2020-01-29", "2020-01-30", "2020-01-31", "2020-02-01", "2020-02-02", "2020-02-03", "2020-02-04", "2020-02-05", "2020-02-06", "2020-02-07", "2020-02-08", "2020-02-09", "2020-02-10", "2020-02-11", "2020-02-12", "2020-02-13", "2020-02-14", "2020-02-15", "2020-02-16", "2020-02-17", "2020-02-18", "2020-02-19", "2020-02-20", "2020-02-21", "2020-02-22", "2020-02-23", "2020-02-24", "2020-02-25", "2020-02-26", "2020-02-27", "2020-02-28", "2020-02-29", "2020-03-01", "2020-03-02", "2020-03-03", "2020-03-04", "2020-03-05", "2020-03-06", "2020-03-07", "2020-03-08", "2020-03-09", "2020-03-10", "2020-03-11", "2020-03-12", "2020-03-13", "2020-03-14", "2020-03-15", "2020-03-16", "2020-03-17", "2020-03-18", "2020-03-19", "2020-03-20", "2020-03-21", "2020-03-22", "2020-03-23", "2020-03-24", "2020-03-25", "2020-03-26", "2020-03-27", "2020-03-28", "2020-03-29", "2020-03-30", "2020-03-31", "2020-04-01", "2020-04-02", "2020-04-03", "2020-04-04"], "y": [0, 0, 0, 0, 0, 0, 0, 0, 0, 0, 0, 0, 0, 0, 0, 0, 0, 0, 0, 0, 0, 0, 0, 0, 0, 0, 0, 0, 0, 0, 0, 0, 0, 0, 0, 0, 0, 0, 0, 0, 0, 0, 0, 0, 0, 0, 2, 2, 3, 3, 7, 9, 11, 17, 24, 28, 44, 67, 84, 94, 123, 157, 206, 267, 342, 433, 533, 645, 775, 920, 1107, 1275, 1444]}, {"hoverinfo": "text+y", "hoverlabel": {"bgcolor": "white", "bordercolor": "#F1C400", "font": {"color": "#F1C400"}}, "hovertext": "Belgium", "marker": {"color": "#F1C400"}, "name": "Belgium", "type": "scatter", "uid": "de4958e2-76e4-11ea-94b1-8c8590b56c5d", "x": ["2020-01-23", "2020-01-24", "2020-01-25", "2020-01-26", "2020-01-27", "2020-01-28", "2020-01-29", "2020-01-30", "2020-01-31", "2020-02-01", "2020-02-02", "2020-02-03", "2020-02-04", "2020-02-05", "2020-02-06", "2020-02-07", "2020-02-08", "2020-02-09", "2020-02-10", "2020-02-11", "2020-02-12", "2020-02-13", "2020-02-14", "2020-02-15", "2020-02-16", "2020-02-17", "2020-02-18", "2020-02-19", "2020-02-20", "2020-02-21", "2020-02-22", "2020-02-23", "2020-02-24", "2020-02-25", "2020-02-26", "2020-02-27", "2020-02-28", "2020-02-29", "2020-03-01", "2020-03-02", "2020-03-03", "2020-03-04", "2020-03-05", "2020-03-06", "2020-03-07", "2020-03-08", "2020-03-09", "2020-03-10", "2020-03-11", "2020-03-12", "2020-03-13", "2020-03-14", "2020-03-15", "2020-03-16", "2020-03-17", "2020-03-18", "2020-03-19", "2020-03-20", "2020-03-21", "2020-03-22", "2020-03-23", "2020-03-24", "2020-03-25", "2020-03-26", "2020-03-27", "2020-03-28", "2020-03-29", "2020-03-30", "2020-03-31", "2020-04-01", "2020-04-02", "2020-04-03", "2020-04-04"], "y": [0, 0, 0, 0, 0, 0, 0, 0, 0, 0, 0, 0, 1, 1, 1, 1, 1, 1, 1, 1, 1, 1, 1, 1, 1, 1, 1, 1, 1, 1, 1, 1, 1, 1, 1, 1, 1, 1, 2, 8, 13, 23, 50, 109, 169, 200, 239, 267, 314, 314, 559, 689, 886, 1058, 1243, 1486, 1795, 2257, 2815, 3401, 3743, 4269, 4937, 6235, 7284, 9134, 10836, 11899, 12775, 13964, 15348, 16770, 18431]}, {"hoverinfo": "text+y", "hoverlabel": {"bgcolor": "white", "bordercolor": "#F1C400", "font": {"color": "#F1C400"}}, "hovertext": "Belgium", "marker": {"color": "#F1C400"}, "name": "Belgium", "showlegend": false, "type": "scatter", "uid": "de495a88-76e4-11ea-86cf-8c8590b56c5d", "visible": false, "x": ["2020-01-23", "2020-01-24", "2020-01-25", "2020-01-26", "2020-01-27", "2020-01-28", "2020-01-29", "2020-01-30", "2020-01-31", "2020-02-01", "2020-02-02", "2020-02-03", "2020-02-04", "2020-02-05", "2020-02-06", "2020-02-07", "2020-02-08", "2020-02-09", "2020-02-10", "2020-02-11", "2020-02-12", "2020-02-13", "2020-02-14", "2020-02-15", "2020-02-16", "2020-02-17", "2020-02-18", "2020-02-19", "2020-02-20", "2020-02-21", "2020-02-22", "2020-02-23", "2020-02-24", "2020-02-25", "2020-02-26", "2020-02-27", "2020-02-28", "2020-02-29", "2020-03-01", "2020-03-02", "2020-03-03", "2020-03-04", "2020-03-05", "2020-03-06", "2020-03-07", "2020-03-08", "2020-03-09", "2020-03-10", "2020-03-11", "2020-03-12", "2020-03-13", "2020-03-14", "2020-03-15", "2020-03-16", "2020-03-17", "2020-03-18", "2020-03-19", "2020-03-20", "2020-03-21", "2020-03-22", "2020-03-23", "2020-03-24", "2020-03-25", "2020-03-26", "2020-03-27", "2020-03-28", "2020-03-29", "2020-03-30", "2020-03-31", "2020-04-01", "2020-04-02", "2020-04-03", "2020-04-04"], "y": [0, 0, 0, 0, 0, 0, 0, 0, 0, 0, 0, 0, 0, 0, 0, 0, 0, 0, 0, 0, 0, 0, 0, 0, 0, 0, 0, 0, 0, 0, 0, 0, 0, 0, 0, 0, 0, 0, 0, 0, 0, 0, 0, 0, 0, 0, 0, 0, 3, 3, 3, 4, 4, 5, 10, 14, 21, 37, 67, 75, 88, 122, 178, 220, 289, 353, 431, 513, 705, 828, 1011, 1143, 1283]}], "layout": {"annotations": [{"font": {"color": "silver", "family": "Gentona, Tahoma, sans-serif", "size": 12}, "showarrow": false, "text": "Click any country below to hide/show from the graph:", "x": 0, "xref": "paper", "y": -0.35, "yref": "paper"}], "font": {"color": "dimgray", "family": "Gentona, Tahoma, sans-serif", "size": 12}, "height": 450, "hovermode": "closest", "legend": {"orientation": "h", "x": 0, "y": -0.33}, "margin": {"b": 150, "l": 50, "pad": 0, "r": 20, "t": 20}, "updatemenus": [{"buttons": [{"args": ["yaxis.type", "linear"], "label": "Linear", "method": "relayout"}, {"args": ["yaxis.type", "log"], "label": "Logarithmic", "method": "relayout"}], "direction": "down", "pad": {"r": 10, "t": 10}, "showactive": true, "x": 0.2, "xanchor": "left", "y": 1.2, "yanchor": "top"}, {"buttons": [{"args": [{"showlegend": true, "visible": [true, false, true, false, true, false, true, false, true, false, true, false, true, false, true, false, true, false, true, false]}], "label": "Confirmed   ", "method": "restyle"}, {"args": [{"showlegend": true, "visible": [false, true, false, true, false, true, false, true, false, true, false, true, false, true, false, true, false, true, false, true]}], "label": "Deaths", "method": "restyle"}], "direction": "down", "pad": {"r": 10, "t": 10}, "showactive": true, "x": 0.02, "xanchor": "left", "y": 1.2, "yanchor": "top"}], "width": 720, "xaxis": {"rangemode": "nonnegative", "showgrid": false, "tickcolor": "#eee", "ticklen": 12, "ticks": "inside", "title": "Date", "zeroline": false}, "yaxis": {"title": "Number of Cases", "type": "linear"}}}
